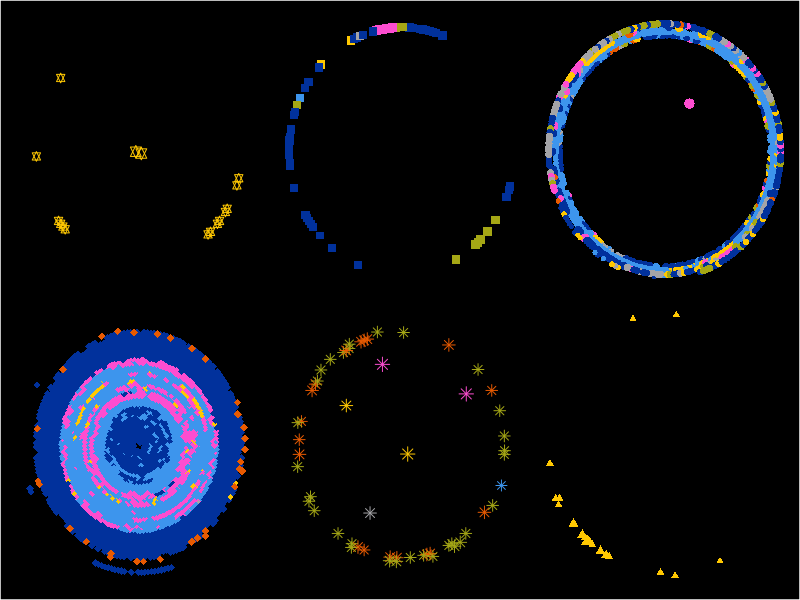
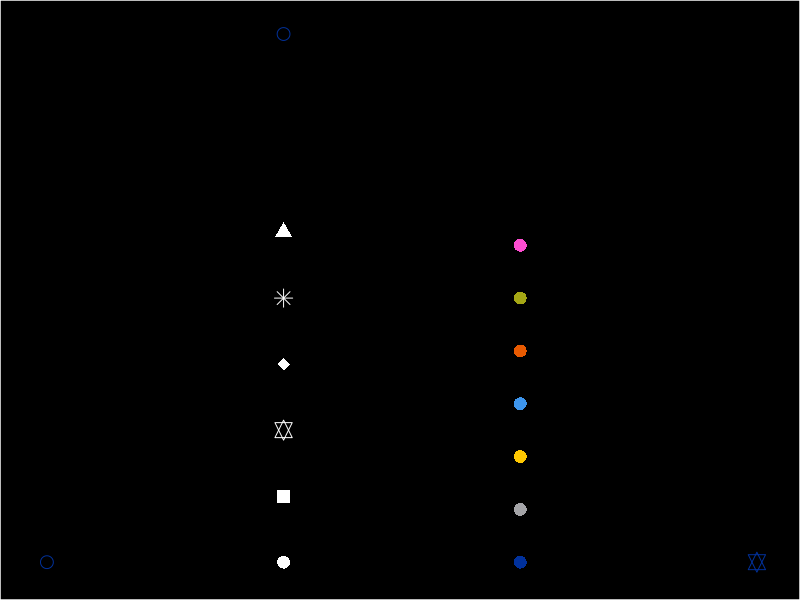
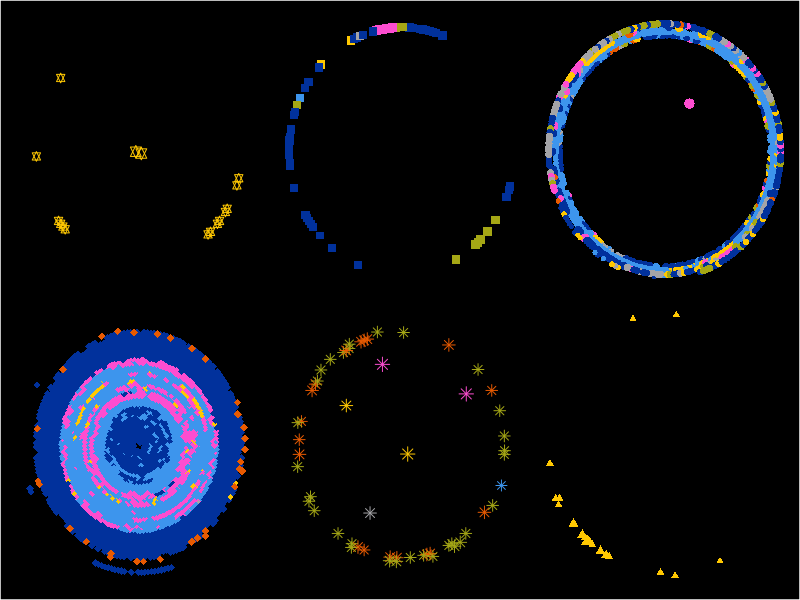
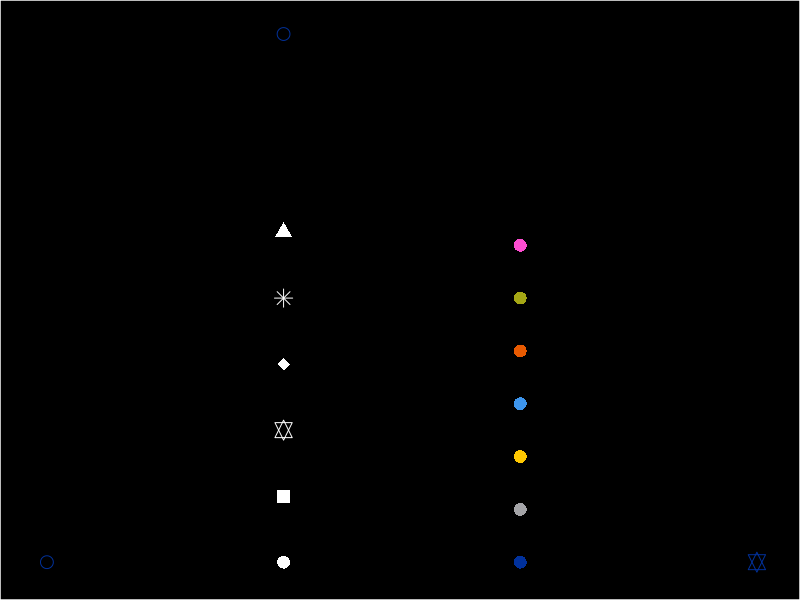

Recreate these plots in R, in order.
df = read.csv("glyph_ball_quality_R.csv")
library(ggplot2)
str(df)

the.rest = c("PENTAX","KODAK","SBIG","APPLE","SAMSUNG","MINOLTA",
             "LEICA","HP","ERICSSON","SIGMA","GE","CASIO","RICOH","BENQ")

makeplot = as.character(df$make)

for (i in 1:3856) {
  if (makeplot[i] %in% the.rest) {
    makeplot[i] = "MINOR"
  }
}

df$makeplot = factor(makeplot)

ggplot(df,aes(x,y,color=makeplot,size=emp,shape=type)) + 
 geom_point() +
 scale_size_continuous(range=c(1,3.6)) +
 scale_shape_manual(values=c(11,15,16,18,8,17)) +
 scale_color_manual(values=c("#01319c","#a4a4a7","#ffc801","#3d95ed","#e85a01","#a5a715","#fd4dd0")) +
 theme(panel.background = element_rect(fill = "black"),
       panel.grid.major = element_line(color = "black"),
       panel.grid.minor = element_line(color = "black"),
       plot.background = element_rect(fill = "black"),
       text = element_blank(),
       axis.text = element_blank(),
       axis.ticks = element_blank(),
       legend.title = element_blank(),
       legend.key = element_rect(fill="black",color="black"),
       legend.background = element_rect(fill="black"),
       legend.position = "none") +
  facet_wrap(~type)

ggsave("glyph_ball_quality_facet-2.png",width=30,height=30,units="in",limitsize=0)


# legend

tmp = data.frame(
  x=c(1,0,1,1,1,1,1,1,2,2,2,2,2,2,2,3),
  y=c(5,1,1,1.5,2,2.5,3,3.5,1,1.4,1.8,2.2,2.6,3,3.4,1),
  z=c(0,0,1,2,3,4,5,6,1,1,1,1,1,1,1,3),
  w=c(0,0,1,1,1,1,1,1,0,2,3,4,5,6,7,0))

ggplot(tmp,aes(x,y,shape=as.character(z),color=as.character(w))) +
  geom_point(size=4) +
  scale_shape_manual(values=c(1,16,15,11,18,8,17)) +
  scale_color_manual(values=c("#01319c","white","#a4a4a7","#ffc801","#3d95ed","#e85a01","#a5a715","#fd4dd0")) +
  theme(panel.background = element_rect(fill = "black"),
        panel.grid.major = element_line(color = "black"),
        panel.grid.minor = element_line(color = "black"),
        plot.background = element_rect(fill = "black"),
        text = element_blank(),
        axis.text = element_blank(),
        axis.ticks = element_blank(),
        legend.title = element_blank(),
        legend.key = element_rect(fill="black",color="black"),
        legend.background = element_rect(fill="black"),
        legend.position = "none")

ggsave("glyph_ball_quality_legend.png",width=2,height=2,units="in",limitsize=0)
